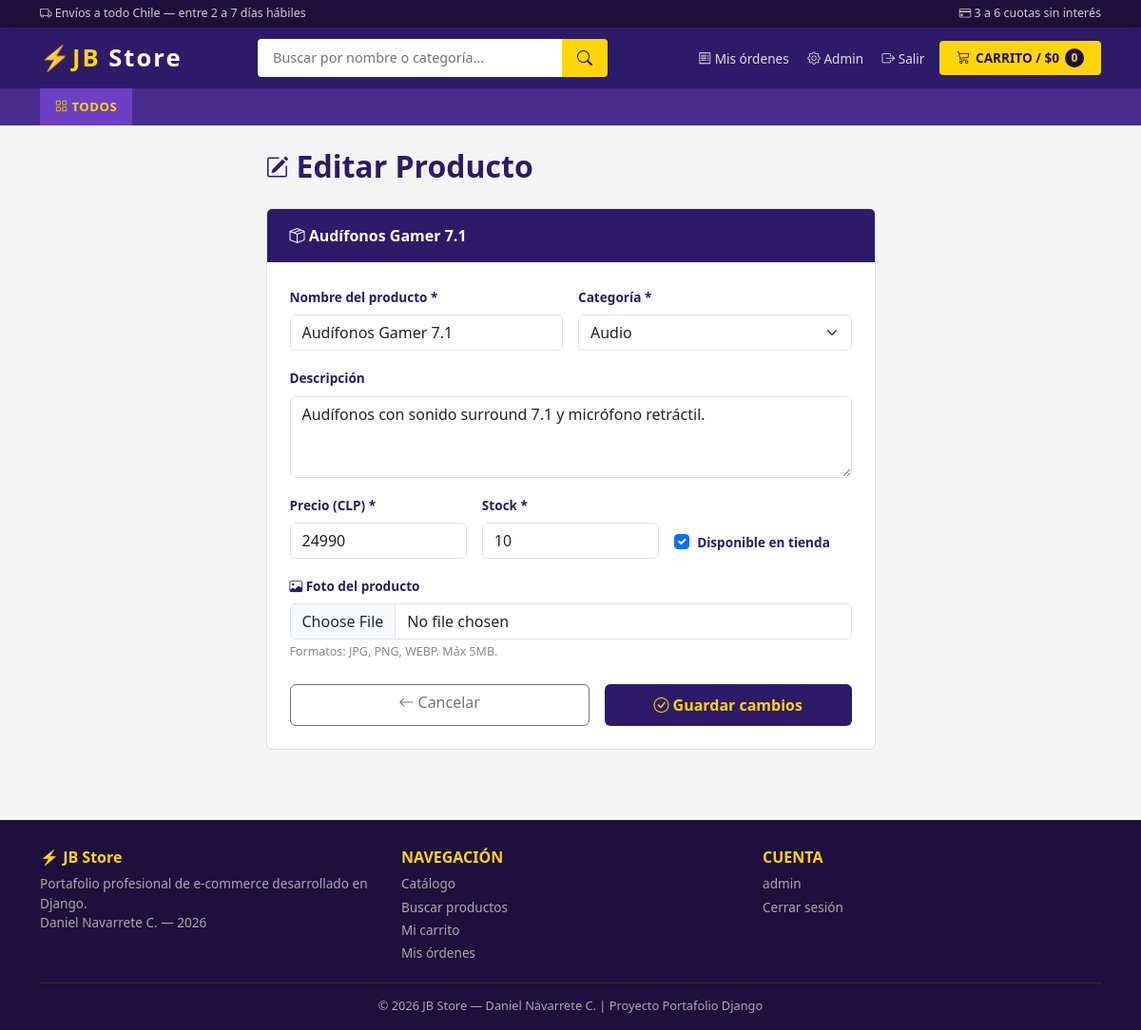
Page /producto/editar/9/ (signed in) on the committed database.
### tienda/models.py (models this page shows, shortened)
class Producto(models.Model):
    nombre      = models.CharField(max_length=200)
    categoria   = models.ForeignKey(Categoria, on_delete=models.SET_NULL,
                                    null=True, related_name='productos')
    descripcion = models.TextField(blank=True)
    precio      = models.PositiveIntegerField(help_text='Precio en CLP sin puntos')
    stock       = models.PositiveIntegerField(default=10)
    imagen      = models.ImageField(upload_to='productos/', blank=True, null=True)
    disponible  = models.BooleanField(default=True)
    creado      = models.DateTimeField(auto_now_add=True)
    actualizado = models.DateTimeField(auto_now=True)
    class Meta:
        ordering = ['nombre']

### tienda/views.py (the view)
# urls.py: path('producto/editar/<int:pk>/',     views.editar_producto,   name='editar_producto'),
@user_passes_test(solo_staff, login_url='/usuarios/login/')
def editar_producto(request, pk):
    producto = get_object_or_404(Producto, pk=pk)
    if request.method == 'POST':
        form = ProductoForm(request.POST, request.FILES, instance=producto)
        if form.is_valid():
            form.save()
            messages.success(request, f'"{producto.nombre}" actualizado.')
            return redirect('tienda:catalogo')
        else:
            messages.error(request, 'Error al actualizar. Revisa los campos.')
    else:
        form = ProductoForm(instance=producto)
    return render(request, 'tienda/editar_producto.html', {
        'form':     form,
        'producto': producto,
    })

### tienda/forms.py
class ProductoForm(forms.ModelForm):
    class Meta:
        model  = Producto
        fields = ['nombre', 'categoria', 'descripcion', 'precio', 'stock', 'imagen', 'disponible']
        widgets = {
            'nombre': forms.TextInput(attrs={
                'class': 'form-control',
                'placeholder': 'Ej: Teclado Gamer RGB'
            }),
            'categoria': forms.Select(attrs={
                'class': 'form-select'
            }),
            'descripcion': forms.Textarea(attrs={
                'class': 'form-control',
                'rows': 3,
                'placeholder': 'Descripción del producto...'
            }),
            'precio': forms.NumberInput(attrs={
                'class': 'form-control',
                'placeholder': 'Ej: 19990'
            }),
            'stock': forms.NumberInput(attrs={
                'class': 'form-control',
                'placeholder': 'Ej: 10'
            }),
            'imagen': forms.ClearableFileInput(attrs={
                'class': 'form-control'
            }),
            'disponible': forms.CheckboxInput(attrs={
                'class': 'form-check-input'
            }),
        }

### carrito/carrito.py (called while the page is built)
    def get_total(self):
        return sum(item['precio'] * item['cantidad']
                   for item in self.carrito.values())

    def get_total_clp(self):
        return f"${self.get_total():,}".replace(',', '.')

    def __len__(self):
        return sum(item['cantidad'] for item in self.carrito.values())

### carrito/context_processors.py (called while the page is built)
def carrito_context(request):
    return {'carrito': Carrito(request)}

### tienda/models.py (called while the page is built)
    def __str__(self):
        return self.nombre

### tienda/views.py (called while the page is built)
def solo_staff(user):
    return user.is_staff

### templates/tienda/editar_producto.html (shortened to what this page needs)
{% extends 'tienda/base.html' %}
{% block content %}
<div class="row justify-content-center">
    <div class="col-lg-7">
        <div class="d-flex align-items-center gap-2 mb-4">
            <i class="bi bi-pencil-square" style="font-size:1.5rem; color:#2D1B69;"></i>
            <h2 style="font-weight:800; color:#2D1B69; margin:0;">
                Editar Producto
            </h2>
        </div>
        <div class="bg-white rounded border overflow-hidden">
            <div class="px-4 py-3"
                 style="background:#2D1B69; color:#fff; font-weight:700;">
                <i class="bi bi-box-seam"></i> {{ producto.nombre }}
            </div>
            <form action="{% url 'tienda:editar_producto' producto.pk %}"
                  method="post" enctype="multipart/form-data"
                  class="p-4">
                <div class="row g-3">
                    <div class="col-md-6">
                        <label class="form-label fw-bold"
                               style="font-size:.85rem; color:#2D1B69;">
                            Nombre del producto *
                        </label>
                        {{ form.nombre }}
                    </div>
                    <div class="col-md-6">
                        <label class="form-label fw-bold"
                               style="font-size:.85rem; color:#2D1B69;">
                            Categoría *
                        </label>
                        {{ form.categoria }}
                    </div>
                    <div class="col-12">
                        <label class="form-label fw-bold"
                               style="font-size:.85rem; color:#2D1B69;">
                            Descripción
                        </label>
                        {{ form.descripcion }}
                    </div>
                    <div class="col-md-4">
                        <label class="form-label fw-bold"
                               style="font-size:.85rem; color:#2D1B69;">
                            Precio (CLP) *
                        </label>
                        {{ form.precio }}
                    </div>
                    <div class="col-md-4">
                        <label class="form-label fw-bold"
                               style="font-size:.85rem; color:#2D1B69;">
                            Stock *
                        </label>
                        {{ form.stock }}
                    </div>
                    <div class="col-md-4 d-flex align-items-end pb-1">
                        <div class="form-check">
                            {{ form.disponible }}
                            <label class="form-check-label fw-bold"
                                   style="font-size:.85rem; color:#2D1B69;">
                                Disponible en tienda
                            </label>
                        </div>
                    </div>
                    <div class="col-12">
                        <label class="form-label fw-bold"
                               style="font-size:.85rem; color:#2D1B69;">
                            <i class="bi bi-image"></i> Foto del producto
                        </label>
                        {{ form.imagen }}
                        <div style="font-size:.78rem; color:#888; margin-top:4px;">
                            Formatos: JPG, PNG, WEBP. Máx 5MB.
                        </div>
                    </div>
                </div>
                <div class="d-flex gap-3 mt-4">
                    <a href="{% url 'tienda:catalogo' %}"
                       class="btn btn-outline-secondary flex-fill text-center">
                        <i class="bi bi-arrow-left"></i> Cancelar
                    </a>
                    <button type="submit"
                            style="background:#2D1B69; color:#FFD700; border:none;
                                   border-radius:6px; padding:10px 28px;
                                   font-weight:700; cursor:pointer; flex:1;">
                        <i class="bi bi-check-circle"></i> Guardar cambios
                    </button>
                </div>
            </form>
        </div>
    </div>
</div>
{% endblock %}

### templates/tienda/base.html (shortened to what this page needs)
<!DOCTYPE html>
<html lang="es">
<head>
    <link href="https://cdn.jsdelivr.net/npm/bootstrap@5.3.0/dist/css/bootstrap.min.css" rel="stylesheet">
    <link href="https://cdn.jsdelivr.net/npm/bootstrap-icons@1.11.0/font/bootstrap-icons.css" rel="stylesheet">
</head>
<body>
<div class="topbar">
    <div class="container d-flex justify-content-between align-items-center">
        <span><i class="bi bi-truck"></i> Envíos a todo Chile — entre 2 a 7 días hábiles</span>
        <span><i class="bi bi-credit-card"></i> 3 a 6 cuotas sin interés</span>
    </div>
</div>
<nav class="navbar-main">
    <div class="container d-flex align-items-center justify-content-between gap-3 flex-wrap">
        <a href="{% url 'tienda:catalogo' %}" class="navbar-brand-text">
            ⚡<span>JB</span> Store
        </a>
        <form class="search-bar d-flex" action="{% url 'tienda:buscar' %}" method="get">
            <input type="text" name="q" placeholder="Buscar por nombre o categoría..."
                   value="{{ request.GET.q }}">
            <button type="submit"><i class="bi bi-search"></i></button>
        </form>
        <div class="d-flex align-items-center gap-3">
            <div class="nav-links">
                {% if user.is_authenticated %}
                    <a href="{% url 'ordenes:historial' %}">
                        <i class="bi bi-receipt"></i> Mis órdenes
                    </a>
                    {% if user.is_staff %}
                        <a href="{% url 'admin:index' %}">
                            <i class="bi bi-gear"></i> Admin
                        </a>
                    {% endif %}
                    <a href="{% url 'usuarios:logout' %}">
                        <i class="bi bi-box-arrow-right"></i> Salir
                    </a>
                {% endif %}
            </div>
            <a href="{% url 'carrito:ver' %}" class="btn-carrito">
                <i class="bi bi-cart3"></i>
                CARRITO / {{ carrito.get_total_clp }}
                <span class="badge-carrito">{{ carrito|length }}</span>
            </a>
        </div>
    </div>
</nav>
<div class="cat-bar">
    <div class="container">
        <a href="{% url 'tienda:catalogo' %}"
           class="{% if not request.GET.categoria %}active{% endif %}">
            <i class="bi bi-grid"></i> Todos
        </a>
    </div>
</div>
<main class="container py-4">
    {% block content %}{% endblock %}
</main>
<footer>
    <div class="container">
        <div class="row g-4">
            <div class="col-md-4">
                <h6>⚡ JB Store</h6>
                <p style="font-size:.85rem;">
                    Portafolio profesional de e-commerce desarrollado en Django.<br>
                    Daniel Navarrete C. — 2026
                </p>
            </div>
            <div class="col-md-4">
                <h6>NAVEGACIÓN</h6>
                <div class="d-flex flex-column gap-1">
                    <a href="{% url 'tienda:catalogo' %}">Catálogo</a>
                    <a href="{% url 'tienda:buscar' %}">Buscar productos</a>
                    <a href="{% url 'carrito:ver' %}">Mi carrito</a>
                    {% if user.is_authenticated %}
                    <a href="{% url 'ordenes:historial' %}">Mis órdenes</a>
                    {% endif %}
                </div>
            </div>
            <div class="col-md-4">
                <h6>CUENTA</h6>
                <div class="d-flex flex-column gap-1">
                    {% if user.is_authenticated %}
                        <a href="#">{{ user.username }}</a>
                        <a href="{% url 'usuarios:logout' %}">Cerrar sesión</a>
                    {% else %}
                        <a href="{% url 'usuarios:login' %}">Iniciar sesión</a>
                        <a href="{% url 'usuarios:registro' %}">Crear cuenta</a>
                    {% endif %}
                </div>
            </div>
        </div>
        <div class="footer-bottom">
            © 2026 JB Store — Daniel Navarrete C. | Proyecto Portafolio Django
        </div>
    </div>
</footer>
</body>
</html>

### templates/tienda/base.html (style rules this page uses)
:root { --morado-oscuro: #1E0F3C; --morado-medio: #2D1B69; --morado-claro: #4A2C8F; --morado-accent: #6C3FC5; --amarillo: #FFD700; --blanco: #FFFFFF; --gris-fondo: #F5F5F5; --gris-card: #FFFFFF; --texto-oscuro: #1a1a2e; }
* { box-sizing: border-box; }
body { background: var(--gris-fondo); font-family: 'Segoe UI', sans-serif; color: var(--texto-oscuro); }
.topbar { background: var(--morado-oscuro); color: #ccc; font-size: .78rem; padding: 5px 0; }
.navbar-main { background: var(--morado-medio); padding: 12px 0; box-shadow: 0 2px 10px rgba(0,0,0,.4); }
.navbar-brand-text { font-size: 1.6rem; font-weight: 900; color: var(--blanco) !important; letter-spacing: 2px; text-decoration: none; }
.navbar-brand-text span { color: var(--amarillo); }
.search-bar input { border: none; border-radius: 4px 0 0 4px; padding: 8px 16px; width: 320px; font-size: .9rem; outline: none; }
.search-bar button { background: var(--amarillo); border: none; border-radius: 0 4px 4px 0; padding: 8px 16px; font-weight: 700; color: var(--morado-oscuro); cursor: pointer; }
.nav-links a { color: #ddd; text-decoration: none; font-size: .85rem; margin-left: 16px; }
.btn-carrito { background: var(--amarillo); color: var(--morado-oscuro); font-weight: 800; border: none; border-radius: 4px; padding: 8px 18px; font-size: .85rem; text-decoration: none; display: flex; align-items: center; gap: 6px; transition: background .2s; }
.btn-carrito .badge-carrito { background: var(--morado-oscuro); color: var(--amarillo); border-radius: 50%; width: 20px; height: 20px; font-size: .75rem; display: flex; align-items: center; justify-content: center; }
.cat-bar { background: var(--morado-claro); padding: 0; }
.cat-bar a { color: #eee; text-decoration: none; font-size: .82rem; font-weight: 600; padding: 10px 16px; display: inline-block; text-transform: uppercase; letter-spacing: .5px; transition: background .2s, color .2s; }
.cat-bar a:hover, .cat-bar a.active { background: var(--morado-accent); color: var(--amarillo); }
footer { background: var(--morado-oscuro); color: #aaa; padding: 30px 0 16px; margin-top: 50px; }
footer h6 { color: var(--amarillo); font-weight: 700; }
footer a { color: #aaa; text-decoration: none; font-size: .85rem; }
.footer-bottom { border-top: 1px solid #333; margin-top: 20px; padding-top: 14px; font-size: .8rem; text-align: center; }

### rows in the picture
Producto: nombre "Audífonos Gamer 7.1", categoria "Audio", descripcion "Audífonos con sonido surround 7.1 y micrófono retráctil.", precio "24990", stock "10", disponible "☑"

### other values in the picture
{{ carrito.get_total_clp }} "$0"
{{ carrito|length }} "0"
{{ user.username }} "admin"
